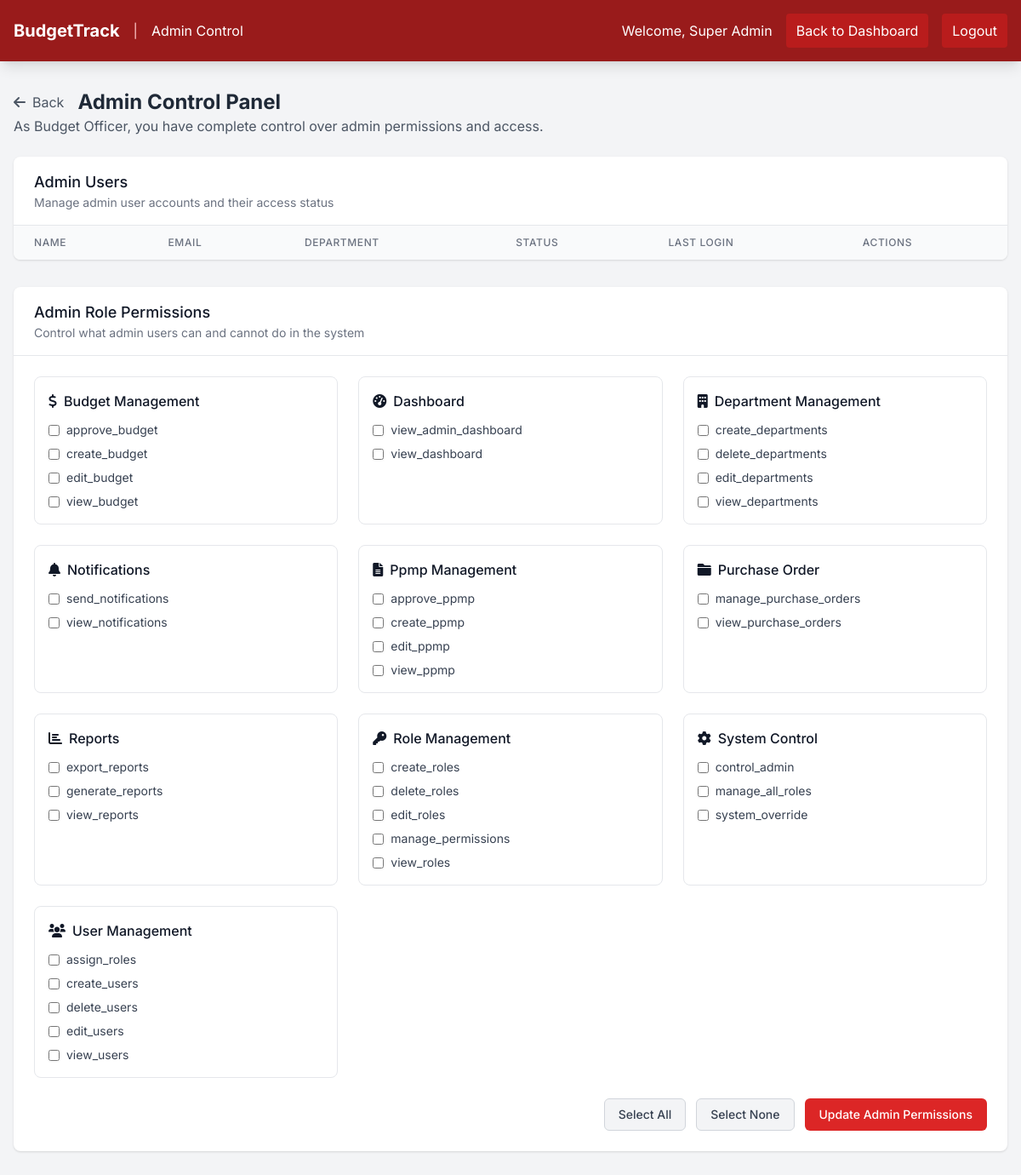
Page /pages/admin_control.php (signed in) on the committed database.
### tables this page shows
CREATE TABLE `permissions` (
  `id` int(11) NOT NULL,
  `permission_name` varchar(100) NOT NULL,
  `permission_description` text DEFAULT NULL,
  `module` varchar(50) NOT NULL,
  `created_at` timestamp NOT NULL DEFAULT current_timestamp()
);

### pages/admin_control.php (the view, shortened to what this page needs)
<?php
$db = getDB();
$admin_role_query = "SELECT * FROM roles WHERE role_name = 'admin'";
$admin_role_stmt = $db->prepare($admin_role_query);
$admin_role_stmt->execute();
$admin_role = $admin_role_stmt->fetch(PDO::FETCH_ASSOC);
$admin_permissions_query = "SELECT permission_id FROM role_permissions WHERE role_id = :role_id";
$admin_permissions_stmt = $db->prepare($admin_permissions_query);
$admin_permissions_stmt->bindParam(':role_id', $admin_role['id']);
$admin_permissions_stmt->execute();
$admin_permissions = array_column($admin_permissions_stmt->fetchAll(PDO::FETCH_ASSOC), 'permission_id');
$permissions_query = "SELECT * FROM permissions ORDER BY module, permission_name";
$permissions_stmt = $db->prepare($permissions_query);
$permissions_stmt->execute();
$all_permissions = $permissions_stmt->fetchAll(PDO::FETCH_ASSOC);
$permissions_by_module = [];
foreach ($all_permissions as $permission) {
    $permissions_by_module[$permission['module']][] = $permission;
}
?>
<!DOCTYPE html>
<html lang="en">
<head>
    <link rel="stylesheet" href="../public/css/dashboard.css">
    <script src="https://cdn.tailwindcss.com">
        // Logout functionality
        function confirmLogout() {
            document.getElementById('logoutModal').classList.remove('hidden');
        }
        function closeLogoutModal() {
            document.getElementById('logoutModal').classList.add('hidden');
        }
        function performLogout() {
            window.location.href = '../auth/logout.php';
        }
        // Back button functionality
        function goBack() {
            // Check user role and redirect to appropriate dashboard
            <?php if ($_SESSION['user_role'] === 'budget'): ?>
                window.location.href = 'admin_dashboard.php';
            <?php elseif ($_SESSION['user_role'] === 'school_admin'): ?>
                window.location.href = 'school_admin_dashboard.php';
            <?php else: ?>
                window.location.href = 'dept_dashboard.php';
            <?php endif; ?>
        }
    </script>
    <link href="https://cdnjs.cloudflare.com/ajax/libs/font-awesome/6.0.0/css/all.min.css" rel="stylesheet">
</head>
<body class="bg-gray-100">
    <nav class="bg-red-800 text-white shadow-lg">
        <div class="max-w-7xl mx-auto px-4">
            <div class="flex justify-between items-center py-4">
                <div class="flex items-center space-x-4">
                    <h1 class="text-xl font-bold">BudgetTrack</h1>
                    <span class="text-red-200">|</span>
                    <span>Admin Control</span>
                </div>
                <div class="flex items-center space-x-4">
                    <span>Welcome, <?php echo htmlspecialchars($_SESSION['user_name']); ?></span>
                    <a href="admin_dashboard.php" class="bg-red-700 hover:bg-red-600 px-3 py-2 rounded">Back to Dashboard</a>
                    <button onclick="confirmLogout()" class="bg-red-700 hover:bg-red-600 px-3 py-2 rounded">Logout</button>
                </div>
            </div>
        </div>
    </nav>
    <div class="max-w-7xl mx-auto px-4 py-8">
        <div class="mb-6">
            <div class="flex items-center space-x-4">
                <button onclick="goBack()" class="flex items-center text-gray-600 hover:text-gray-800 transition-colors">
                    <i class="fas fa-arrow-left mr-2"></i>
                    Back
                </button><h2 class="text-2xl font-bold text-gray-800">Admin Control Panel</h2></div>
            <p class="text-gray-600">As Budget Officer, you have complete control over admin permissions and access.</p>
        </div>
        <div class="bg-white rounded-lg shadow overflow-hidden mb-8">
            <div class="px-6 py-4 border-b border-gray-200">
                <h3 class="text-lg font-medium text-gray-900">Admin Users</h3>
                <p class="text-sm text-gray-500">Manage admin user accounts and their access status</p>
            </div>
            <div class="overflow-x-auto">
                <table class="min-w-full divide-y divide-gray-200">
                    <thead class="bg-gray-50">
                        <tr>
                            <th class="px-6 py-3 text-left text-xs font-medium text-gray-500 uppercase tracking-wider">Name</th>
                            <th class="px-6 py-3 text-left text-xs font-medium text-gray-500 uppercase tracking-wider">Email</th>
                            <th class="px-6 py-3 text-left text-xs font-medium text-gray-500 uppercase tracking-wider">Department</th>
                            <th class="px-6 py-3 text-left text-xs font-medium text-gray-500 uppercase tracking-wider">Status</th>
                            <th class="px-6 py-3 text-left text-xs font-medium text-gray-500 uppercase tracking-wider">Last Login</th>
                            <th class="px-6 py-3 text-left text-xs font-medium text-gray-500 uppercase tracking-wider">Actions</th>
                        </tr>
                    </thead>
                </table>
            </div>
        </div>
        <div class="bg-white rounded-lg shadow overflow-hidden">
            <div class="px-6 py-4 border-b border-gray-200">
                <h3 class="text-lg font-medium text-gray-900">Admin Role Permissions</h3>
                <p class="text-sm text-gray-500">Control what admin users can and cannot do in the system</p>
            </div>
            <form method="POST" action="">
                <div class="p-6">
                    <div class="grid grid-cols-1 md:grid-cols-2 lg:grid-cols-3 gap-6">
                        <?php foreach ($permissions_by_module as $module => $module_permissions): ?>
                        <div class="border border-gray-200 rounded-lg p-4">
                            <h4 class="font-medium text-gray-900 mb-3 capitalize flex items-center">
                                <i class="fas fa-<?php
                                    switch($module) {
                                        case 'user_management': echo 'users'; break;
                                        case 'role_management': echo 'key'; break;
                                        case 'department_management': echo 'building'; break;
                                        case 'budget_management': echo 'dollar-sign'; break;
                                        case 'ppmp_management': echo 'file-alt'; break;
                                        case 'reports': echo 'chart-bar'; break;
                                        case 'dashboard': echo 'tachometer-alt'; break;
                                        case 'notifications': echo 'bell'; break;
                                        case 'system_control': echo 'cog'; break;
                                        default: echo 'folder';
                                    }
                                ?> mr-2"></i>
                                <?php echo str_replace('_', ' ', $module); ?>
                            </h4>
                            <div class="space-y-2">
                                <?php foreach ($module_permissions as $permission): ?>
                                <label class="flex items-center">
                                    <input type="checkbox" name="permissions[]" value="<?php echo $permission['id']; ?>"
                                           <?php echo in_array($permission['id'], $admin_permissions) ? 'checked' : ''; ?>
                                           class="rounded border-gray-300 text-red-600 shadow-sm focus:border-red-300 focus:ring focus:ring-red-200 focus:ring-opacity-50">
                                    <span class="ml-2 text-sm text-gray-700"><?php echo htmlspecialchars($permission['permission_name']); ?></span>
                                </label>
                                <?php endforeach; ?>
                            </div>
                        </div>
                        <?php endforeach; ?>
                    </div>
                    <div class="mt-6 flex justify-end space-x-3">
                        <button type="button" onclick="selectAll()" class="px-4 py-2 text-sm font-medium text-gray-700 bg-gray-100 border border-gray-300 rounded-md hover:bg-gray-200">
                            Select All
                        </button>
                        <button type="button" onclick="selectNone()" class="px-4 py-2 text-sm font-medium text-gray-700 bg-gray-100 border border-gray-300 rounded-md hover:bg-gray-200">
                            Select None
                        </button>
                        <button type="submit" class="px-4 py-2 text-sm font-medium text-white bg-red-600 border border-transparent rounded-md hover:bg-red-700">
                            Update Admin Permissions
                        </button>
                    </div>
                </div>
            </form>
        </div>
    </div>
</body>
</html>

### public/css/dashboard.css (style rules this page uses)
:root { --primary-color: #b30000; --primary-dark: #800000; --primary-light: #cc0000; --secondary-color: #ffd54a; --success-color: #28a745; --danger-color: #dc3545; --warning-color: #ffc107; --info-color: #17a2b8; --light-color: #f8f9fa; --dark-color: #343a40; --terminal-green: #00ff00; --terminal-bg: #0a0a0a; --terminal-border: #00ff00; --font-primary: 'Inter', sans-serif; --font-mono: 'JetBrains Mono', monospace; --border-radius: 8px; --box-shadow: 0 2px 10px rgba(0,0,0,0.1); --transition: all 0.3s ease; }
* { margin: 0; padding: 0; box-sizing: border-box; }
body { font-family: var(--font-primary); line-height: 1.6; color: var(--dark-color); background-color: #f5f5f5; }
.grid { display: grid; gap: 1.5rem; }
.text-left { text-align: left; }
.mb-3 { margin-bottom: 1.5rem; }
.justify-between { justify-content: space-between; }

### rows in the picture
permissions: permission_name "approve_budget"
permissions: permission_name "create_budget"
permissions: permission_name "edit_budget"
permissions: permission_name "view_budget"
permissions: permission_name "view_admin_dashboard"
permissions: permission_name "view_dashboard"
permissions: permission_name "create_departments"
permissions: permission_name "delete_departments"
permissions: permission_name "edit_departments"
permissions: permission_name "view_departments"
permissions: permission_name "send_notifications"
permissions: permission_name "view_notifications"
permissions: permission_name "approve_ppmp"
permissions: permission_name "create_ppmp"
permissions: permission_name "edit_ppmp"
permissions: permission_name "view_ppmp"
permissions: permission_name "manage_purchase_orders"
permissions: permission_name "view_purchase_orders"
permissions: permission_name "export_reports"
permissions: permission_name "generate_reports"
permissions: permission_name "view_reports"
permissions: permission_name "create_roles"
permissions: permission_name "delete_roles"
permissions: permission_name "edit_roles"
permissions: permission_name "manage_permissions"
permissions: permission_name "view_roles"
permissions: permission_name "control_admin"
permissions: permission_name "manage_all_roles"
permissions: permission_name "system_override"
permissions: permission_name "assign_roles"
permissions: permission_name "create_users"
permissions: permission_name "delete_users"
permissions: permission_name "edit_users"
permissions: permission_name "view_users"

### other values in the picture
$_SESSION['user_name'] "Super Admin"
str_replace('_', ' ', $module) "Budget Management"
str_replace('_', ' ', $module) "Dashboard"
str_replace('_', ' ', $module) "Department Management"
str_replace('_', ' ', $module) "Notifications"
str_replace('_', ' ', $module) "Ppmp Management"
str_replace('_', ' ', $module) "Purchase Order"
str_replace('_', ' ', $module) "Reports"
str_replace('_', ' ', $module) "Role Management"
str_replace('_', ' ', $module) "System Control"
str_replace('_', ' ', $module) "User Management"
